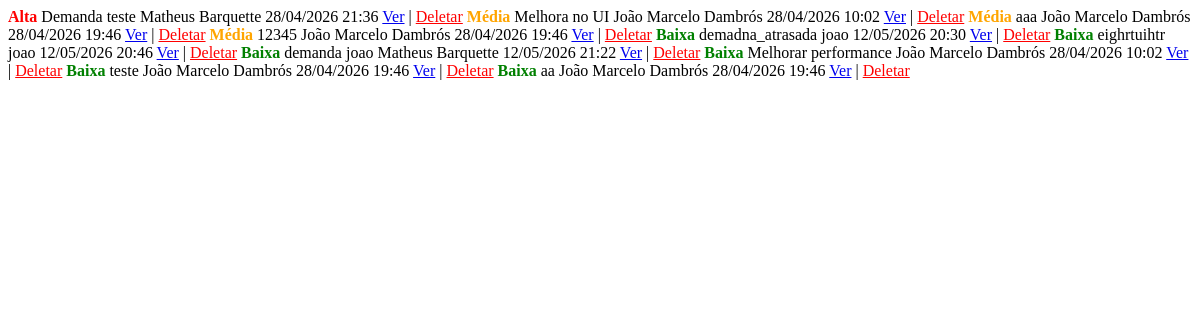
Before: /mais_demandas (signed in) with the older database file.
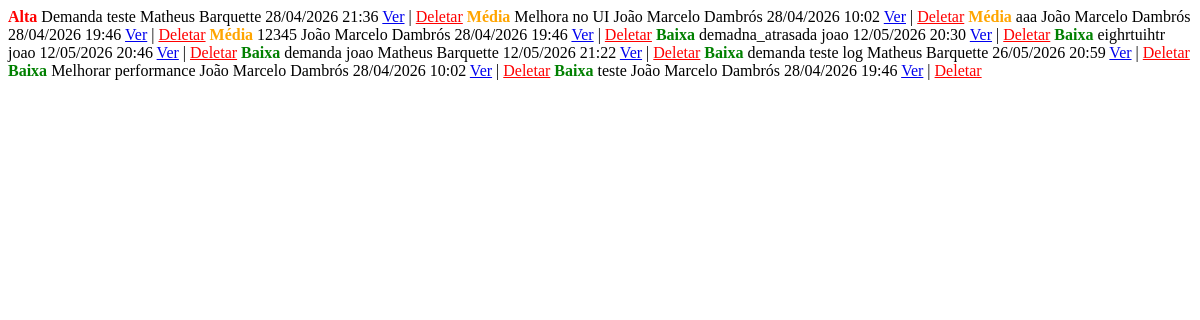
After: the same page with the newer database file.
### tables this page shows
CREATE TABLE demandas (
        id INTEGER PRIMARY KEY AUTOINCREMENT,
        titulo TEXT,
        descricao TEXT,
        solicitante TEXT,
        data_criacao TEXT,
        id_prioridade INTEGER, status TEXT DEFAULT 'Aberta', prazo TEXT,
        FOREIGN KEY (id_prioridade) REFERENCES prioridades(id)
    );

CREATE TABLE prioridades (
        id INTEGER PRIMARY KEY AUTOINCREMENT,
        peso INTEGER,
        valor TEXT
    );

### app.py (the view)
@app.route('/mais_demandas')
@login_required
def mais_demandas():
    offset = int(request.args.get('offset', 10))
    conn = get_db()
    query = '''
        SELECT d.*, p.valor as prioridade_nome
        FROM demandas d
        LEFT JOIN prioridades p ON d.id_prioridade = p.id
        ORDER BY p.peso DESC, d.data_criacao ASC
        LIMIT 10 OFFSET ?
    '''
    demandas = conn.execute(query, (offset,)).fetchall()
    conn.close()
    return render_template('linhas_demandas.html', demandas=demandas)

### app.py (called while the page is built)
def get_db():
    conn = sqlite3.connect('demandas.db')
    conn.row_factory = sqlite3.Row
    return conn

def login_required(f):
    @wraps(f)
    def decorated(*args, **kwargs):
        if 'user_id' not in session:
            flash('Faça login para continuar.', 'warning')
            return redirect(url_for('auth.login'))
        return f(*args, **kwargs)
    return decorated

### templates/linhas_demandas.html
{% for demanda in demandas %}
<tr>
    <td align="center">
        {% if demanda['prioridade_nome'] == 'Alta' %}
            <b style="color:red;">{{ demanda['prioridade_nome'] }}</b>
        {% elif demanda['prioridade_nome'] == 'Média' %}
            <b style="color:orange;">{{ demanda['prioridade_nome'] }}</b>
        {% else %}
            <b style="color:green;">{{ demanda['prioridade_nome'] }}</b>
        {% endif %}
    </td>
    <td>{{ demanda['titulo'] }}</td>
    <td>{{ demanda['solicitante'] }}</td>
    <td>{{ demanda['data_criacao'] }}</td>
    <td>
        <a href="/detalhes/{{ demanda['id'] }}">Ver</a> |
        <a href="/deletar/{{ demanda['id'] }}" style="color:red;" onclick="return confirm('Excluir esta demanda?')">Deletar</a>
    </td>
</tr>
{% endfor %}

Changed rows visible on the page:
no longer on this page (row unchanged): demandas: prioridade_nome "Baixa", titulo "aa", solicitante "João Marcelo Dambrós", data_criacao "28/04/2026 19:46"
added demandas: prioridade_nome "Baixa", titulo "demanda teste log", solicitante "Matheus Barquette", data_criacao "26/05/2026 20:59"
